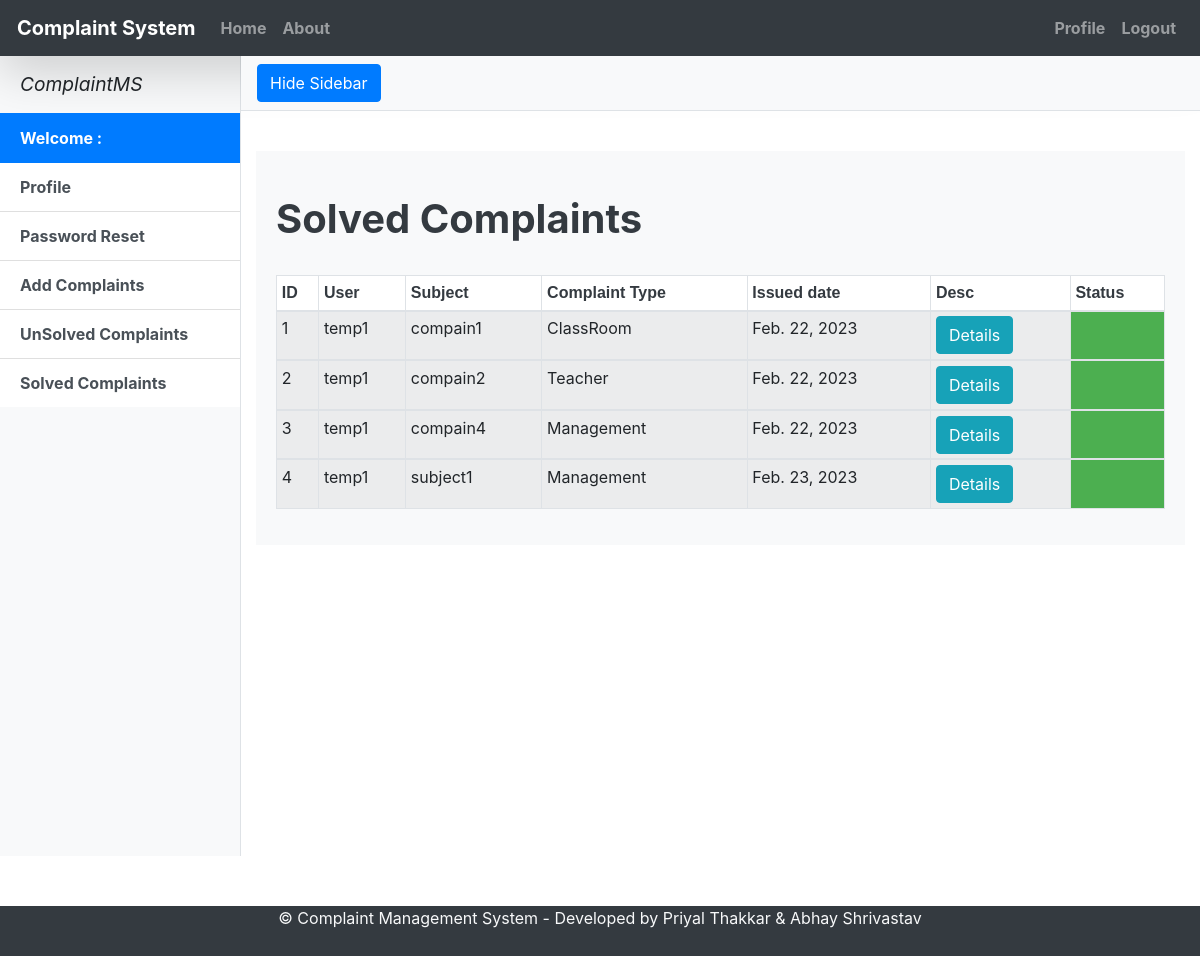
The page /slist/ (signed in) on the database its author committed.
### ap1/models.py (models this page shows, shortened)
class Complaint(models.Model):
    STATUS =((1,'Solved'),(2, 'InProgress'),(3,'Pending'))
    TYPE=(('ClassRoom',"ClassRoom"),('Teacher',"Teacher"),('Management',"Management"),('College',"College"),('Other',"Other"))
    Subject=models.CharField(max_length=200,blank=False,null=True)
    user=models.ForeignKey(User, on_delete=models.CASCADE,default=None)
    Type_of_complaint=models.CharField(choices=TYPE,null=True,max_length=200)
    Description=models.TextField(max_length=4000,blank=False,null=True)
    Time = models.DateField(auto_now=True)
    status=models.IntegerField(choices=STATUS,default=3)
    def __init__(self, *args, **kwargs):
        super(Complaint, self).__init__(*args, **kwargs)
        self.__status = self.status

### ap1/views.py (the view)
# urls.py: path('slist/',views.slist,),
@login_required
def slist(request):
    result=Complaint.objects.filter(user=request.user).exclude(Q(status='3') | Q(status='2'))
    args={'result':result}
    return render(request,'ComplaintMS/solvedcomplaint.html',args)

### ap1/templates/ComplaintMS/solvedcomplaint.html (shortened to what this page needs)
{% extends "ComplaintMS/index.html" %}
{% load crispy_forms_tags %}
{% load static %}
{% block content %}
<head>
  <link href= "{% static "ComplaintMS/extra/bootstrap/css/bootstrap.min.css" %}" rel="stylesheet">
  <link href="{% static "ComplaintMS/css/simple-sidebar.css" %}" rel="stylesheet">
</head>
  <div class="d-flex" id="wrapper">
    <div class="bg-light border-right" id="sidebar-wrapper">
      <div class="sidebar-heading"> <i>ComplaintMS</i> </div>
      <div class="list-group list-group-flush">
        {% if user.is_authenticated  %}
               <a href="" class="list-group-item list-group-item-action active"> Welcome : {{user.first_name}} </a>
              <a href='/dashboard/' class="list-group-item list-group-item-action">Profile</a>
              <a href='/password/' class="list-group-item list-group-item-action">Password Reset</a>
              <a href="/complaints/" class="list-group-item list-group-item-action">Add Complaints</a>
              <a href="/list/" class="list-group-item list-group-item-action">UnSolved Complaints</a>
              <a href="/slist/" class="list-group-item list-group-item-action">Solved Complaints</a>
              {% endif %}
      </div>
    </div>
    <div id="page-content-wrapper">
      <nav class="navbar navbar-expand-lg navbar-light bg-light border-bottom">
        <button class="btn btn-primary" id="menu-toggle">Hide Sidebar</button>
       <br>
      </nav>
      <br>
      <div class="container-fluid">
      <div class="card-body bg-light">
        <h1 class="mt-4 text-dark"><b>Solved Complaints</b></h1>
        <br>
    <div class="table-responsive">
	<table id="dtBasicExample" class="table table-striped table-hover table-bordered table-sm" cellspacing="5" width="100%">
  <thead>
    <tr class="bg-white">
      <th class="th-sm text-dark">ID
      </th>
      <th class="th-sm  text-dark ">User
      </th>
	  <th class="th-sm  text-dark">Subject
      </th>
      <th class="th-sm  text-dark">Complaint Type
      </th>
      <th class="th-sm-12  text-dark">Issued date
      </th>
      <th class="th-sm  text-dark">Desc
      </th>
      <th class="th-sm  text-dark">Status
      </th>
    </tr>
  </thead>
{% if user.is_authenticated %}
   {% for data in result %}
  <tbody>
    <tr>
      <td class="counterCell"></td>
      <td>{{ data.user.username }}</td>
	  <td>{{data.Subject}}</td>
      <td>{{ data.get_Type_of_complaint_display }}</td>
      <td>{{ data.Time }}</td>
      <td><form method="POST" action='/pdf/'>{% csrf_token %}<input type='hidden' name="cid" value={{data.id}}><button type='submit' class="btn btn-info">Details</button></form></td>
      <td class="color_{{ data.status }}"></td>
    </tr>
  </tbody>
  {% endfor %}
  {% endif %}
</table>
</div>
      </div>
    </div>
   </div>
  </div>
{% endblock content %}

### ap1/static/ComplaintMS/css/simple-sidebar.css (style rules this page uses)
#sidebar-wrapper { min-height: 100vh; margin-left: -15rem; -webkit-transition: margin .25s ease-out; -moz-transition: margin .25s ease-out; -o-transition: margin .25s ease-out; transition: margin .25s ease-out; }
#sidebar-wrapper .sidebar-heading { padding: 0.875rem 1.25rem; font-size: 1.2rem; }
#sidebar-wrapper .list-group { width: 15rem; }
#page-content-wrapper { min-width: 100vw; }
@media (min-width: 768px) { #sidebar-wrapper { margin-left: 0; } }
@media (min-width: 768px) { #page-content-wrapper { min-width: 0; width: 100%; } }

### ap1/templates/ComplaintMS/index.html (style rules this page uses)
html { width: 100%; height: 100%; margin: 0; padding: 0; overflow-x: hidden; }
a { color:black; font-weight:bold; color: #000; padding: 1px; }

### ap1/templates/ComplaintMS/solvedcomplaint.html (style rules this page uses)
td.color_1 { background-color: #4caf50; }
table { counter-reset: tableCount; }
.counterCell:before { content: counter(tableCount); counter-increment: tableCount; }
th { font-size:16px; font-family:Arial; }

### rows shown on the page
Complaint: user.username "temp1", Subject "compain1", Type_of_complaint "ClassRoom", Time "Feb. 22, 2023", status 1 (drawn)
Complaint: user.username "temp1", Subject "compain2", Type_of_complaint "Teacher", Time "Feb. 22, 2023", status 1 (drawn)
Complaint: user.username "temp1", Subject "compain4", Type_of_complaint "Management", Time "Feb. 22, 2023", status 1 (drawn)
Complaint: user.username "temp1", Subject "subject1", Type_of_complaint "Management", Time "Feb. 23, 2023", status 1 (drawn)
